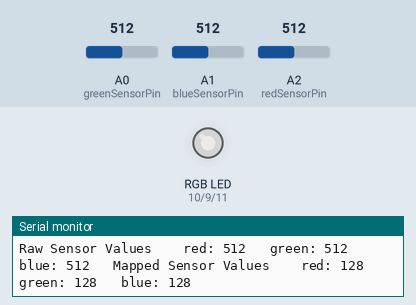
Simulated run of this sketch. Board: Arduino Uno, built with avr-gcc and run on an emulated ATmega328P. Shown: an RGB LED mixed from three pins (HIGH = lit), the last lines printed to the serial monitor. The test bench sets the inputs (shaded band); at power-on: A0 (greenSensorPin) = 512, A1 (blueSensorPin) = 512, A2 (redSensorPin) = 512. Dim RGB values are drawn brighter than linear.

Above: at 1.2 s.
1.3 s: A0 (greenSensorPin) set to 410
At 1.8 s:
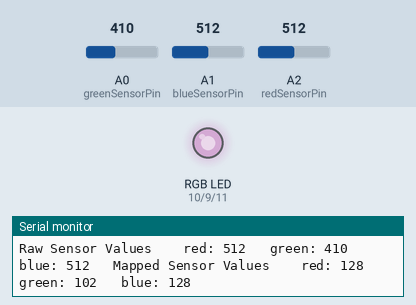
4.3 s: A0 (greenSensorPin) set to 387
At 5.2 s:
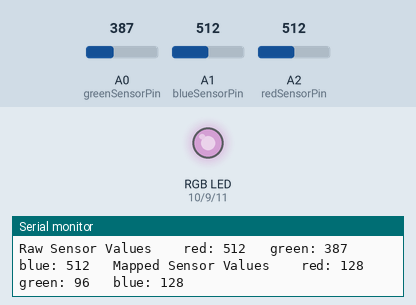
7.3 s: A1 (blueSensorPin) set to 411
At 8.8 s:
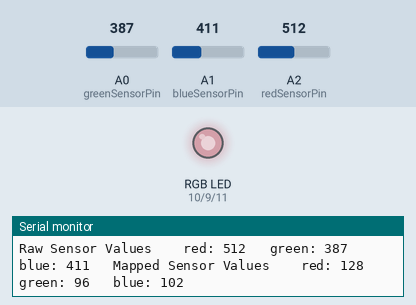
10.3 s: A1 (blueSensorPin) set to 386
At 11.2 s:
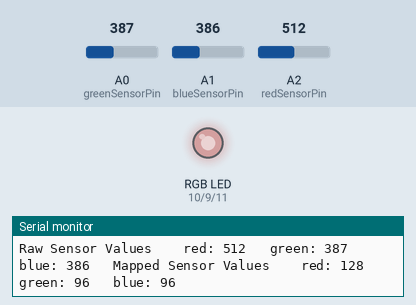
13.3 s: A2 (redSensorPin) set to 415
At 13.9 s:
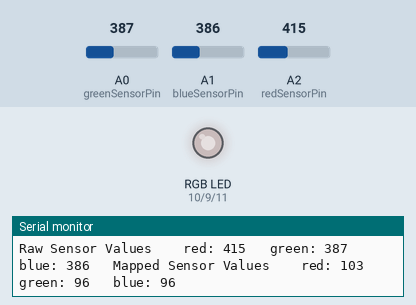
16.3 s: A2 (redSensorPin) set to 382
At 16.9 s:
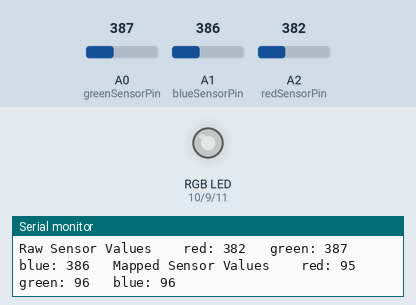
Timing chart, 0 to 19.3 s (numbered marks = the images above; inputs shaded):
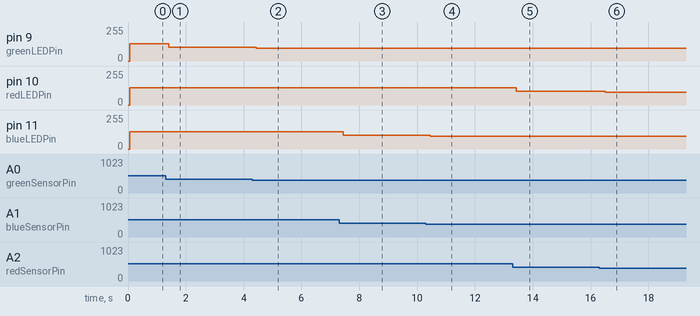

The sketch:

phototransitor_lamp.ino
```cpp
const int greenLEDPin = 9;
const int redLEDPin = 10;
const int blueLEDPin = 11;

const int redSensorPin = A2;
const int greenSensorPin = A0;
const int blueSensorPin = A1;

int redValue = 0, greenValue = 0, blueValue = 0, redSensorValue = 0, blueSensorValue = 0, greenSensorValue = 0;

void setup() {
  Serial.begin(9600);

  pinMode(greenLEDPin, OUTPUT);
  pinMode(redLEDPin, OUTPUT);
  pinMode(blueLEDPin, OUTPUT);
}

void loop() {
  redSensorValue = analogRead(redSensorPin);
  delay(5);
  blueSensorValue = analogRead(blueSensorPin);
  delay(5);
  greenSensorValue = analogRead(greenSensorPin);
  delay(5);

  Serial.print("Raw Sensor Values \t red: ");
  Serial.print(redSensorValue);
  Serial.print("\t green: ");
  Serial.print(greenSensorValue);
  Serial.print("\t blue: ");
  Serial.print(blueSensorValue);

  redValue = redSensorValue/4;
  greenValue = greenSensorValue/4;
  blueValue = blueSensorValue/4;

  Serial.print("\t Mapped Sensor Values \t red: ");
  Serial.print(redValue);
  Serial.print("\t green: ");
  Serial.print(greenValue);
  Serial.print("\t blue: ");
  Serial.print(blueValue);
  Serial.print("\n");

  analogWrite(redLEDPin, redValue);
  analogWrite(greenLEDPin, greenValue);
  analogWrite(blueLEDPin, blueValue);
}
```

Measured:
- after the input at 1.3 s, pin 9 (greenLEDPin): 128/255 → 102/255 after 0.11 s
- after the input at 4.3 s, pin 9 (greenLEDPin): 102/255 → 96/255 after 0.14 s
- after the input at 7.3 s, pin 11 (blueLEDPin): 128/255 → 102/255 after 0.14 s
- after the input at 10.3 s, pin 11 (blueLEDPin): 102/255 → 96/255 after 0.15 s
- after the input at 13.3 s, pin 10 (redLEDPin): 128/255 → 103/255 after 0.12 s
- after the input at 16.3 s, pin 10 (redLEDPin): 103/255 → 95/255 after 0.21 s
